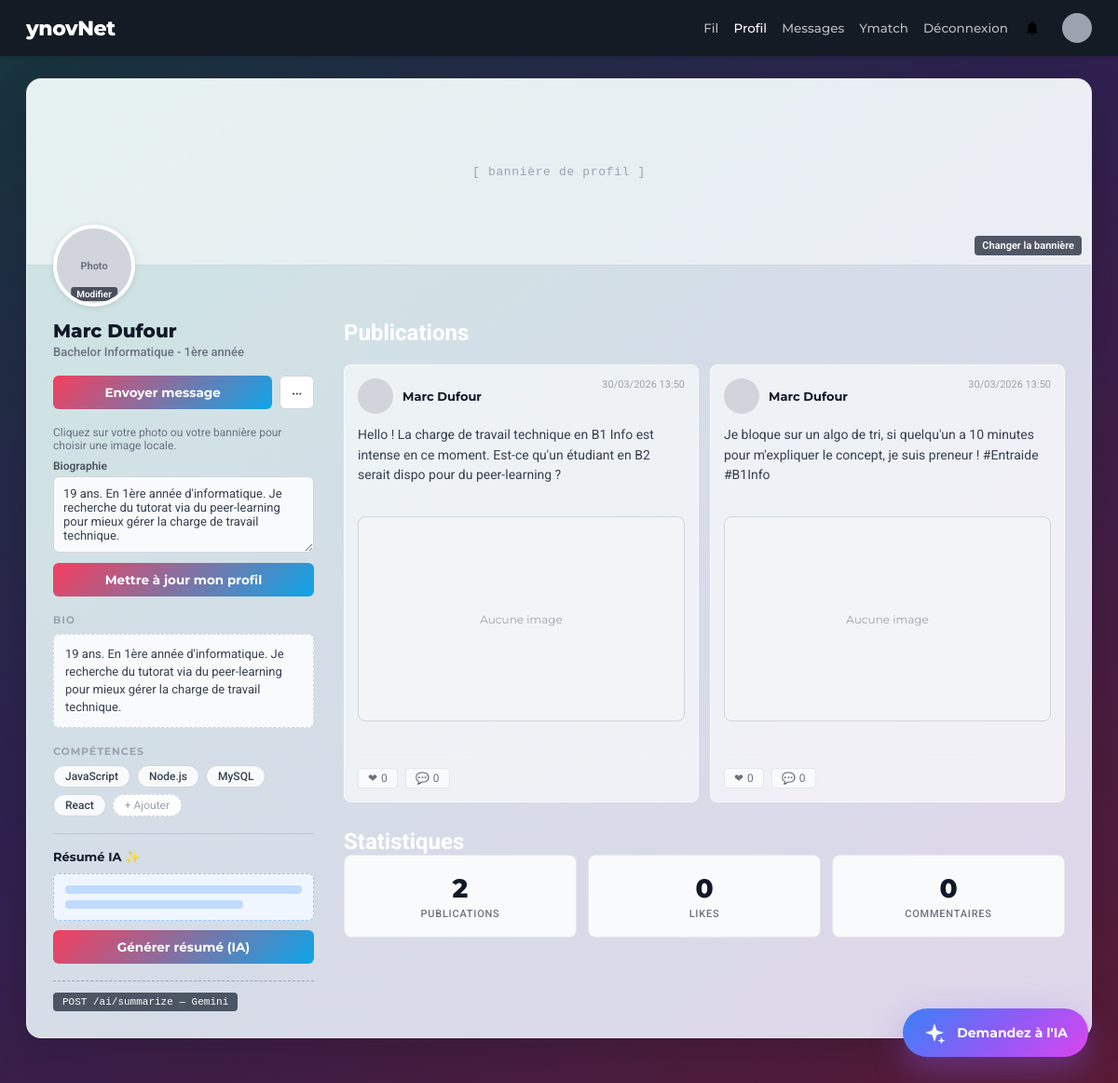
The app's page /user?id=1 (signed in) with its own data.
### tables this page shows
CREATE TABLE users (
  id BIGINT UNSIGNED AUTO_INCREMENT PRIMARY KEY,
  username VARCHAR(50) NOT NULL UNIQUE,
  nom VARCHAR(50) NOT NULL,
  prenom VARCHAR(50) NOT NULL,
  formation VARCHAR(100),
  profile_picture VARCHAR(255),
  banner_picture VARCHAR(255),
  email VARCHAR(100) NOT NULL UNIQUE,
  password TEXT NOT NULL,
  bio TEXT,
  created_at TIMESTAMP DEFAULT CURRENT_TIMESTAMP
);

CREATE TABLE posts (
  id BIGINT UNSIGNED AUTO_INCREMENT PRIMARY KEY,
  user_id BIGINT UNSIGNED NOT NULL,
  content TEXT,
  image_path VARCHAR(255),
  created_at TIMESTAMP DEFAULT CURRENT_TIMESTAMP,
  
  FOREIGN KEY (user_id) REFERENCES users(id) ON DELETE CASCADE
);

### src/views/profile.php (the view, shortened to what the rows shown need)
<div style="flex:1; padding:24px 28px;">
  <div style="max-width:1200px;margin:0 auto;">
    <div class="card" style="overflow:hidden;margin-bottom:24px;background:var(--container-gradient);backdrop-filter:blur(12px);border-radius:16px;box-shadow:0 12px 40px rgba(0,0,0,0.15);border:1px solid rgba(255,255,255,0.4);">
      <div style="height:200px;background:rgba(255,255,255,0.5);display:flex;align-items:center;justify-content:center;border-bottom:1px solid rgba(0,0,0,0.1);overflow:hidden;">
        <?php if (!empty($isOwnProfile)): ?>
          <label for="banner-picture-input" id="banner-picture-trigger" style="width:100%;height:100%;display:flex;align-items:center;justify-content:center;position:relative;cursor:pointer;overflow:hidden;">
            <?php if (!empty($profileBanner)): ?>
              <img id="banner-picture-preview" src="<?= htmlspecialchars(($basePath ?? '') . $profileBanner, ENT_QUOTES, 'UTF-8') ?>" alt="Bannière de profil" style="width:100%;height:100%;object-fit:cover;">
            <?php else: ?>
              <span id="banner-picture-placeholder" style="font-family:'SFMono-Regular',monospace;font-size:13px;color:#9ca3af;letter-spacing:.05em;">[ bannière de profil ]</span>
            <?php endif; ?>
            <span style="position:absolute;right:10px;bottom:10px;background:rgba(17,24,39,.7);color:#fff;font-size:11px;font-weight:600;padding:4px 8px;border-radius:4px;">Changer la bannière</span>
          </label>
        <?php endif; ?>
      </div>
      <div style="padding:0 28px 28px;position:relative;">
        <?php if (!empty($isOwnProfile)): ?>
          <label for="profile-picture-input" id="profile-picture-trigger" style="width:88px;height:88px;border-radius:50%;background:#d1d5db;border:4px solid #fff;margin-top:-44px;margin-bottom:14px;box-shadow:0 1px 6px rgba(0,0,0,.12);overflow:hidden;display:flex;align-items:center;justify-content:center;cursor:pointer;position:relative;">
            <?php if (!empty($profilePicture)): ?>
              <img id="profile-picture-preview" src="<?= htmlspecialchars(($basePath ?? '') . $profilePicture, ENT_QUOTES, 'UTF-8') ?>" alt="Photo de profil" style="width:100%;height:100%;object-fit:cover;">
            <?php else: ?>
              <span id="profile-picture-placeholder" style="font-size:11px;color:#6b7280;font-weight:700;">Photo</span>
            <?php endif; ?>
            <span style="position:absolute;left:50%;bottom:2px;transform:translateX(-50%);background:rgba(17,24,39,.7);color:#fff;font-size:10px;font-weight:600;padding:2px 6px;border-radius:3px;">Modifier</span>
          </label>
        <?php endif; ?>
        <div style="display:grid;grid-template-columns:280px 1fr;gap:32px;align-items:start;">
          <div style="display:flex;flex-direction:column;gap:18px;">
            <div>
              <h1 style="font-family:'Montserrat',sans-serif;font-size:20px;font-weight:800;color:#111827;margin-bottom:3px;"><?= htmlspecialchars($profileFullName ?? 'Utilisateur', ENT_QUOTES, 'UTF-8') ?></h1>
              <p style="font-size:13px;color:#6b7280;font-weight:500;"><?= htmlspecialchars($profileFormation ?? 'Profil Ynov', ENT_QUOTES, 'UTF-8') ?></p>
            </div>
            <div style="display:flex;gap:8px;">
              <button class="btn-dark" style="flex:1;">Envoyer message</button>
              <button class="btn-outline" style="padding:8px 12px;">···</button>
            </div>
            <?php if (!empty($isOwnProfile)): ?>
            <form action="<?= htmlspecialchars(($basePath ?? '') . '/profile/update', ENT_QUOTES, 'UTF-8') ?>" method="POST" enctype="multipart/form-data" style="display:flex;flex-direction:column;gap:8px;">
              <p style="font-size:12px;color:#6b7280;">Cliquez sur votre photo ou votre bannière pour choisir une image locale.</p>
              <label style="font-size:12px;color:#4b5563;font-weight:600;">Biographie
                <textarea name="bio" rows="4" maxlength="1000" style="width:100%;margin-top:4px;background:#f9fafb;border:1.5px solid #d1d5db;border-radius:6px;padding:10px;font-family:'Roboto',sans-serif;font-size:13px;color:#374151;outline:none;resize:vertical;"><?= htmlspecialchars((string) ($profileBio ?? ''), ENT_QUOTES, 'UTF-8') ?></textarea>
              </label>
              <button class="btn-dark" type="submit" style="width:100%;">Mettre à jour mon profil</button>
            </form>
            <?php endif; ?>
            <div>
              <p style="font-family:'Montserrat',sans-serif;font-size:11px;font-weight:700;color:#9ca3af;text-transform:uppercase;letter-spacing:.08em;margin-bottom:8px;">Bio</p>
              <div style="background:#f9fafb;border:1.5px dashed #d1d5db;border-radius:6px;padding:12px;">
                <?php if (!empty($profileBio)): ?>
                  <p style="font-size:13px;color:#374151;line-height:1.45;white-space:pre-wrap;"><?= htmlspecialchars((string) $profileBio, ENT_QUOTES, 'UTF-8') ?></p>
                <?php else: ?>
                  <p style="font-size:12px;color:#9ca3af;">Aucune biographie pour le moment.</p>
                <?php endif; ?>
              </div>
            </div>
            <div>
              <p style="font-family:'Montserrat',sans-serif;font-size:11px;font-weight:700;color:#9ca3af;text-transform:uppercase;letter-spacing:.08em;margin-bottom:8px;">Compétences</p>
              <div style="display:flex;flex-wrap:wrap;gap:7px;">
                <?php foreach (['JavaScript','Node.js','MySQL','React'] as $skill): ?>
                <span style="padding:4px 12px;border-radius:99px;border:1px solid #d1d5db;font-size:12px;color:#374151;background:#f9fafb;font-weight:500;"><?= $skill ?></span>
                <?php endforeach; ?>
                <span style="padding:4px 12px;border-radius:99px;border:1.5px dashed #d1d5db;font-size:12px;color:#9ca3af;background:#fff;cursor:pointer;">+ Ajouter</span>
              </div>
            </div>
            <div style="padding-top:16px;border-top:1px solid rgba(0,0,0,0.1);">
              <p style="font-family:'Montserrat',sans-serif;font-size:13px;font-weight:700;color:#111827;margin-bottom:10px;">Résumé IA ✨</p>
              <div style="background:#eff6ff;border:1.5px dashed #93c5fd;border-radius:6px;padding:12px;margin-bottom:10px;">
                <div style="height:9px;background:#bfdbfe;border-radius:4px;width:100%;margin-bottom:7px;"></div>
                <div style="height:9px;background:#bfdbfe;border-radius:4px;width:75%;"></div>
              </div>
              <button class="btn-dark" style="width:100%;margin-bottom:8px;">Générer résumé (IA)</button>
              <div style="margin-top:10px;padding-top:10px;border-top:1px dashed var(--gray-400);">
                <span class="badge-api">POST /ai/summarize — Gemini</span>
              </div>
            </div>
          </div>
          <div style="display:flex;flex-direction:column;gap:20px;">
            <div>
              <div class="section-header"><h2>Publications</h2><span class="sep"></span></div>
            </div>
            <?php if (empty($profilePosts)): ?>
            <div class="card" style="padding:18px;background:rgba(255,255,255,0.6);border:1px solid rgba(255,255,255,0.5);">
              <p style="font-size:14px;color:#4b5563;">Aucune publication pour cet utilisateur.</p>
            </div>
            <?php else: ?>
            <div style="display:grid;grid-template-columns:repeat(auto-fit,minmax(320px,1fr));gap:12px;align-items:start;">
            <?php foreach ($profilePosts as $profilePost): ?>
            <?php
              $publishedAt = '';
              if (!empty($profilePost['created_at'])) {
                  $timestamp = strtotime((string) $profilePost['created_at']);
                  if ($timestamp !== false) {
                      $publishedAt = date('d/m/Y H:i', $timestamp);
                  }
              }
              $likeCount = (int) ($profilePost['like_count'] ?? 0);
              $commentCount = (int) ($profilePost['comment_count'] ?? 0);
            ?>
            <div class="card" style="padding:14px;background:rgba(255,255,255,0.6);border:1px solid rgba(255,255,255,0.5);min-height:470px;display:flex;flex-direction:column;">
              <div style="display:flex;justify-content:space-between;align-items:flex-start;margin-bottom:12px;">
                <div style="display:flex;align-items:center;gap:10px;">
                  <div style="width:38px;height:38px;border-radius:50%;background:#d1d5db;"></div>
                  <div style="font-family:'Montserrat',sans-serif;font-size:13px;font-weight:700;color:#111827;"><?= htmlspecialchars($profileFullName ?? 'Utilisateur', ENT_QUOTES, 'UTF-8') ?></div>
                </div>
                <span style="font-size:11px;color:#9ca3af;"><?= htmlspecialchars($publishedAt, ENT_QUOTES, 'UTF-8') ?></span>
              </div>
              <div style="font-size:14px;line-height:1.55;color:#374151;white-space:normal;word-break:break-word;display:-webkit-box;-webkit-line-clamp:4;-webkit-box-orient:vertical;overflow:hidden;min-height:86px;">
                <?= nl2br(htmlspecialchars((string) ($profilePost['content'] ?? ''), ENT_QUOTES, 'UTF-8')) ?>
              </div>
              <div style="margin-top:12px;height:220px;border-radius:8px;border:1px solid #d1d5db;background:#f3f4f6;display:flex;align-items:center;justify-content:center;overflow:hidden;">
                <?php if (!empty($profilePost['image_path'])): ?>
                <img
                  src="<?= htmlspecialchars(($basePath ?? '') . (string) $profilePost['image_path'], ENT_QUOTES, 'UTF-8') ?>"
                  alt="Image du post"
                  style="width:100%;height:100%;object-fit:cover;"
                >
                <?php else: ?>
                <span style="font-size:12px;color:#9ca3af;font-family:'Montserrat',sans-serif;">Aucune image</span>
                <?php endif; ?>
              </div>
              <div style="display:flex;justify-content:flex-start;align-items:center;padding-top:10px;border-top:1px solid #f3f4f6;gap:8px;margin-top:auto;">
                <span style="font-size:12px;color:#6b7280;background:#f9fafb;border:1px solid #e5e7eb;border-radius:4px;padding:3px 10px;display:flex;align-items:center;gap:4px;"><span>❤</span> <?= $likeCount ?></span>
                <span style="font-size:12px;color:#6b7280;background:#f9fafb;border:1px solid #e5e7eb;border-radius:4px;padding:3px 10px;display:flex;align-items:center;gap:4px;"><span>💬</span> <?= $commentCount ?></span>
              </div>
            </div>
            <?php endforeach; ?>
            </div>
            <?php endif; ?>
            <div>
              <div class="section-header" style="margin-top:8px;"><h2>Statistiques</h2><span class="sep"></span></div>
              <div style="display:grid;grid-template-columns:repeat(3,1fr);gap:12px;">
                <?php foreach ([[(string) ($profileStats['posts'] ?? 0),'Publications'],[(string) ($profileStats['likes'] ?? 0),'Likes'],[(string) ($profileStats['comments'] ?? 0),'Commentaires']] as $s): ?>
                <div style="background:#f9fafb;border:1.5px solid #e5e7eb;border-radius:8px;padding:18px;text-align:center;">
                  <div style="font-family:'Montserrat',sans-serif;font-size:28px;font-weight:800;color:#111827;"><?= $s[0] ?></div>
                  <div style="font-size:11px;color:#6b7280;font-weight:500;text-transform:uppercase;letter-spacing:.07em;margin-top:4px;"><?= $s[1] ?></div>
                </div>
                <?php endforeach; ?>
              </div>
            </div>
          </div>
        </div>
      </div>
    </div>
  </div>
</div>

### records on screen
users: profileFullName "Marc Dufour", formation "Bachelor Informatique - 1ère année", bio "19 ans. En 1ère année d'informatique. Je recherche du tutorat via du peer-learning pour mieux gérer la charge de travail technique."
posts: user.nom "Marc Dufour", created_at "30/03/2026 13:50", content "Hello ! La charge de travail technique en B1 Info est intense en ce moment. Est-ce qu'un étudiant en B2 serait dispo pour du peer-learning ?", shows "Aucune image", likeCount "0", commentCount "0"
posts: user.nom "Marc Dufour", created_at "30/03/2026 13:50", content "Je bloque sur un algo de tri, si quelqu'un a 10 minutes pour m'expliquer le concept, je suis preneur ! #Entraide #B1Info", shows "Aucune image", likeCount "0", commentCount "0"

### other values on screen
$skill "JavaScript"
$skill "Node.js"
$skill "MySQL"
$skill "React"
$s[0] "2"
$s[1] "PUBLICATIONS"
$s[0] "0"
$s[1] "LIKES"
$s[1] "COMMENTAIRES"
